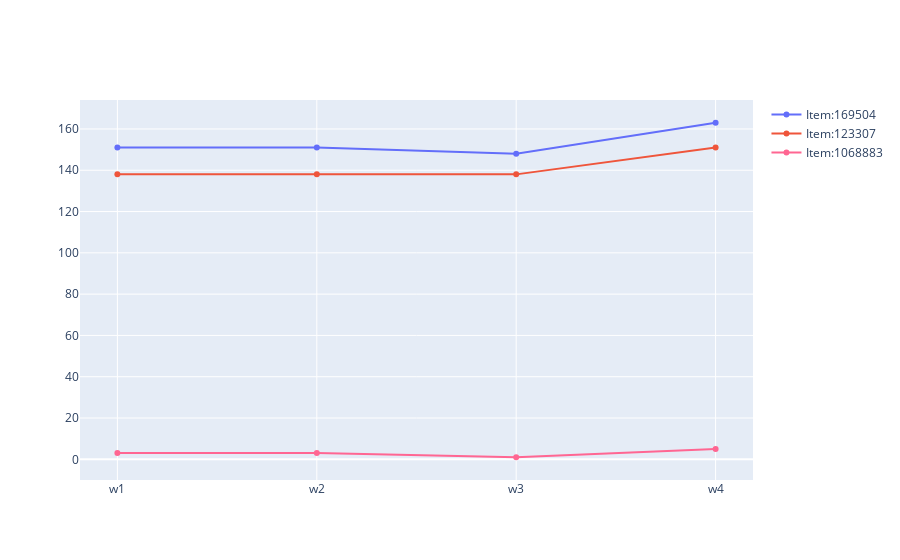

Notebook cell for this chart:
### Code cell
multi_store_item_df = test_df.copy()
# First, let us filterout the required data
#category_ids = ['category_1', 'category_2', 'category_3', 'category_4']   # Some stores
item_ids = [169504, 123307,17296, 1098502, 64978,1030948, 1068883]    # Some items
print('Before filter:', multi_store_item_df.shape)
#multi_store_item_df = multi_store_item_df[multi_store_item_df.CategoryCode.isin(category_ids)]
multi_store_item_df = multi_store_item_df[multi_store_item_df.ItemCode.isin(item_ids)]
print('After filter:', multi_store_item_df.shape)
#display(multi_store_item_df)
# TODO Monthly avg sales
multi_store_item_df= multi_store_item_df.sort_values(by="Week")
# Let us plot this now

multi_store_item_ts_data = []
for it in  item_ids:
    #flt = multi_store_item_df[multi_store_item_df.CategoryCode == st]
    flt = multi_store_item_df[multi_store_item_df.ItemCode == it]
    multi_store_item_ts_data.append(go.Scatter(x=flt.Week, y=flt.WeeklySales, name =  "Item:" + str(it)))
py.iplot(multi_store_item_ts_data)

### Figure 1 — Plotly figure (JSON) as saved in the notebook; plotly's stock layout.template omitted (floating-point values rounded to 4 significant figures)
{"data": [{"name": "Item:169504", "type": "scatter", "x": ["w1", "w2", "w3", "w4"], "y": [151, 151, 148, 163]}, {"name": "Item:123307", "type": "scatter", "x": ["w1", "w2", "w3", "w4"], "y": [138, 138, 138, 151]}, {"name": "Item:17296", "type": "scatter", "x": [], "y": []}, {"name": "Item:1098502", "type": "scatter", "x": [], "y": []}, {"name": "Item:64978", "type": "scatter", "x": [], "y": []}, {"name": "Item:1030948", "type": "scatter", "x": [], "y": []}, {"name": "Item:1068883", "type": "scatter", "x": ["w1", "w2", "w3", "w4"], "y": [3, 3, 1, 5]}], "layout": {}}
